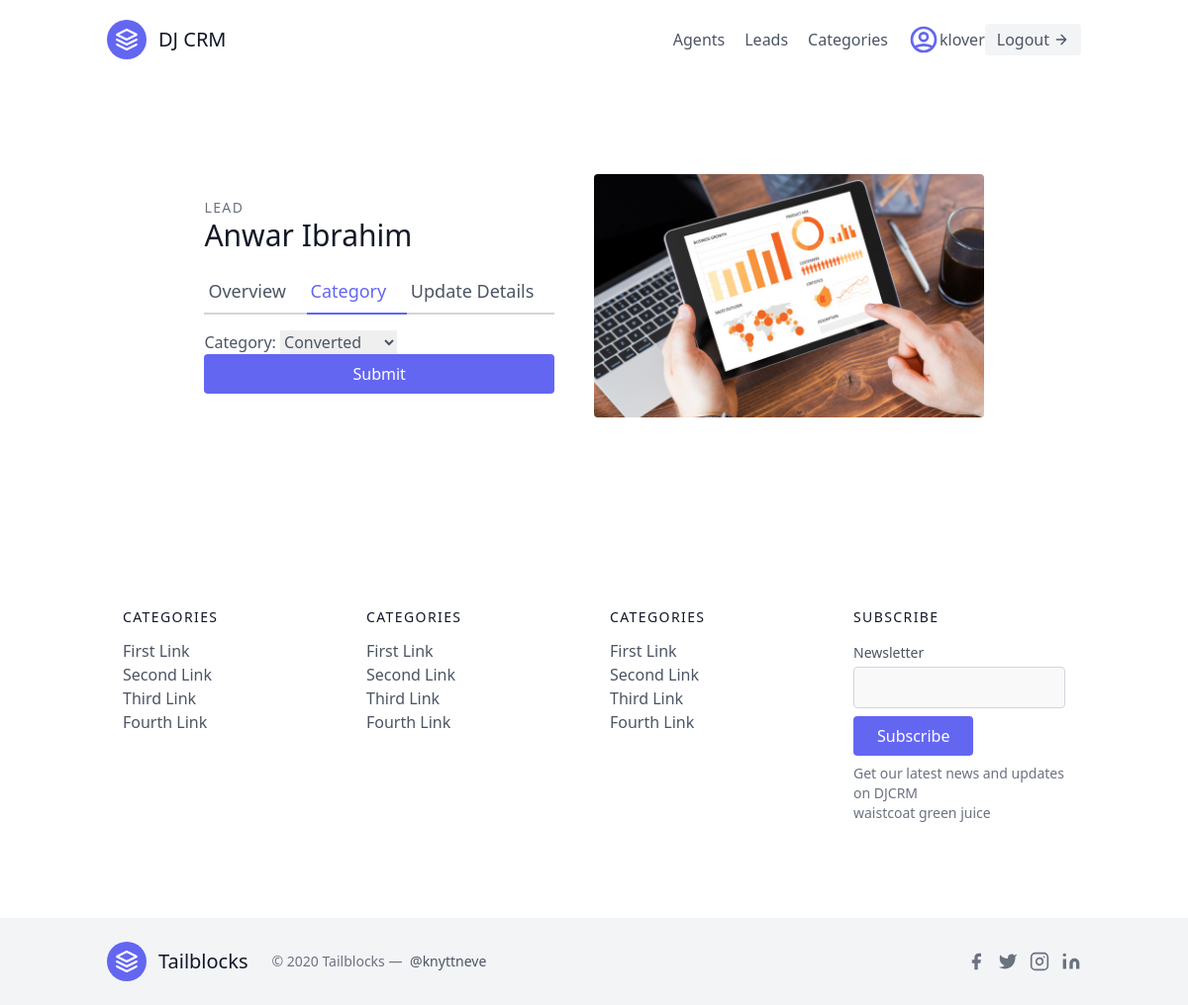
The page /leads/1/category-update/ (signed in) on the database its author committed.
### leads/models.py (models this page shows, shortened)
class User(AbstractUser):
    is_organiser = models.BooleanField(default=True)
    is_agent = models.BooleanField(default=False)

class Lead(models.Model):
    first_name = models.CharField(max_length=20)
    last_name = models.CharField(max_length=20)
    age = models.IntegerField(default=0)
    organisation = models.ForeignKey(UserProfile, on_delete=models.CASCADE)
    agent = models.ForeignKey(Agent, null=True, blank=True, on_delete=models.SET_NULL)
    category = models.ForeignKey(Category, related_name="leads", null=True, blank=True, on_delete=models.SET_NULL)
    description = models.TextField()
    date_added = models.DateTimeField(auto_now_add=True)
    phone_number = models.CharField(max_length=20)
    email = models.EmailField()

### leads/views.py (the view, shortened to what this page needs)
# urls.py: path('<int:pk>/category-update/', views.LeadCategoryUpdateView.as_view(), name="lead-category-update"),
class LeadCategoryUpdateView(LoginRequiredMixin, generic.UpdateView):
    template_name = "leads/lead_category_update.html"
    form_class = LeadCategoryUpdateForm
    def get_queryset(self):
        user = self.request.user
        if user.is_organiser:
            queryset = Lead.objects.filter(organisation=user.userprofile)
        else:
            queryset = Lead.objects.filter(organisation=user.agent.organisation)
            queryset = queryset.filter(agent__user=user)
        return queryset

### leads/forms.py
class LeadCategoryUpdateForm(forms.ModelForm):
    class Meta:
        model = Lead
        fields = (
            'category',
        )

### leads/models.py (called while the page is built)
    def __str__(self):
        return self.name

### leads/templates/leads/lead_category_update.html (shortened to what this page needs)
{% extends 'base.html' %}
{% load static %}
{% load tailwind_filters %}
{% block content %}
<section class="text-gray-600 body-font overflow-hidden">
    <div class="container px-5 py-24 mx-auto">
        <div class="lg:w-4/5 mx-auto flex flex-wrap">
            <div class="lg:w-1/2 w-full lg:pr-10 lg:py-6 mb-6 lg:mb-0">
                <h2 class="text-sm title-font text-gray-500 tracking-widest">LEAD</h2>
                <h1 class="text-gray-900 text-3xl title-font font-medium mb-4">{{lead.first_name}} {{lead.last_name}}
                </h1>
                <div class="flex mb-4">
                    <a href="{% url 'leads:lead-detail' lead.pk %}"
                        class="flex-grow border-b-2 border-gray-300 py-2 text-lg px-1">Overview</a>
                    <a href="{% url 'leads:lead-category-update' lead.pk %}"
                        class="flex-grow text-indigo-500 border-b-2 border-indigo-500 py-2 text-lg px-1">Category</a>
                    <a href="{% url 'leads:lead-update' lead.pk %}"
                        class="flex-grow border-b-2 border-gray-300 py-2 text-lg px-1">Update
                        Details</a>
                </div>
                <form method="post" action="">
                    {{form|crispy}}
                    <button type="submit" class="w-1/2 text-white bg-indigo-500 border-0 py-2 px-6 focus:outline-none hover:bg-indigo-600 rounded w-full">Submit</button>
                </form>
            </div>
            <img alt="ecommerce" class="lg:w-1/2 w-full lg:h-auto h-64 object-cover object-center rounded"
                src="{% static 'images/crm-corp-img.jpeg'%}">
        </div>
    </div>
</section>
{% endblock content %}

### templates/navbar.html (shortened to what this page needs)
<header class="text-gray-600 body-font">
  <div class="container mx-auto flex flex-wrap p-5 flex-col md:flex-row items-center">
    <a href="{% url 'landing-page' %}" class="flex title-font font-medium items-center text-gray-900 mb-4 md:mb-0">
      <svg xmlns="http://www.w3.org/2000/svg" fill="none" stroke="currentColor" stroke-linecap="round"
        stroke-linejoin="round" stroke-width="2" class="w-10 h-10 text-white p-2 bg-indigo-500 rounded-full"
        viewBox="0 0 24 24">
        <path d="M12 2L2 7l10 5 10-5-10-5zM2 17l10 5 10-5M2 12l10 5 10-5"></path>
      </svg>
      <span class="ml-3 text-xl">DJ CRM</span>
    </a>
    <nav class="md:ml-auto flex flex-wrap items-center text-base justify-center">
      {% if not request.user.is_authenticated %}
      <a href="{% url 'signup' %}" class="mr-5 hover:text-gray-900">Signup</a>
      {% else %}
      {% if request.user.is_organiser %}
      <a href="{% url 'agents:agent-list' %}" class="mr-5 hover:text-gray-900">Agents</a>
      {% endif %}
      <a href="{% url 'leads:lead-list' %}" class="mr-5 hover:text-gray-900">Leads</a>
      <a href="{% url 'leads:category-list' %}" class="mr-5 hover:text-gray-900">Categories</a>
      {% endif %}
    </nav>
    {% if request.user.is_authenticated %}
    <div>
      <svg class="h-8 w-8 text-indigo-500"  fill="none" viewBox="0 0 24 24" stroke="currentColor">
        <path stroke-linecap="round" stroke-linejoin="round" stroke-width="2" d="M5.121 17.804A13.937 13.937 0 0112 16c2.5 0 4.847.655 6.879 1.804M15 10a3 3 0 11-6 0 3 3 0 016 0zm6 2a9 9 0 11-18 0 9 9 0 0118 0z"/>
      </svg>
    </div>
    {{ request.user.username }}
    <a href="{% url 'logout' %}"
      class="inline-flex items-center bg-gray-100 border-0 py-1 px-3 focus:outline-none hover:bg-gray-200 rounded text-base mt-4 md:mt-0">Logout
      <svg fill="none" stroke="currentColor" stroke-linecap="round" stroke-linejoin="round" stroke-width="2"
        class="w-4 h-4 ml-1" viewBox="0 0 24 24">
        <path d="M5 12h14M12 5l7 7-7 7"></path>
      </svg>
    </a>
    {% endif %}
  </div>
</header>

### static/css/style.css (style rules this page uses)
body { background-color: white; }
h1 { margin-bottom: 1rem; color: #111827; font-size: 1.875rem; line-height: 2.25rem; font-weight: 500; }

### rows shown on the page
User: user.username "klover"
Lead: first_name "Anwar", last_name "Ibrahim", category "Converted"
